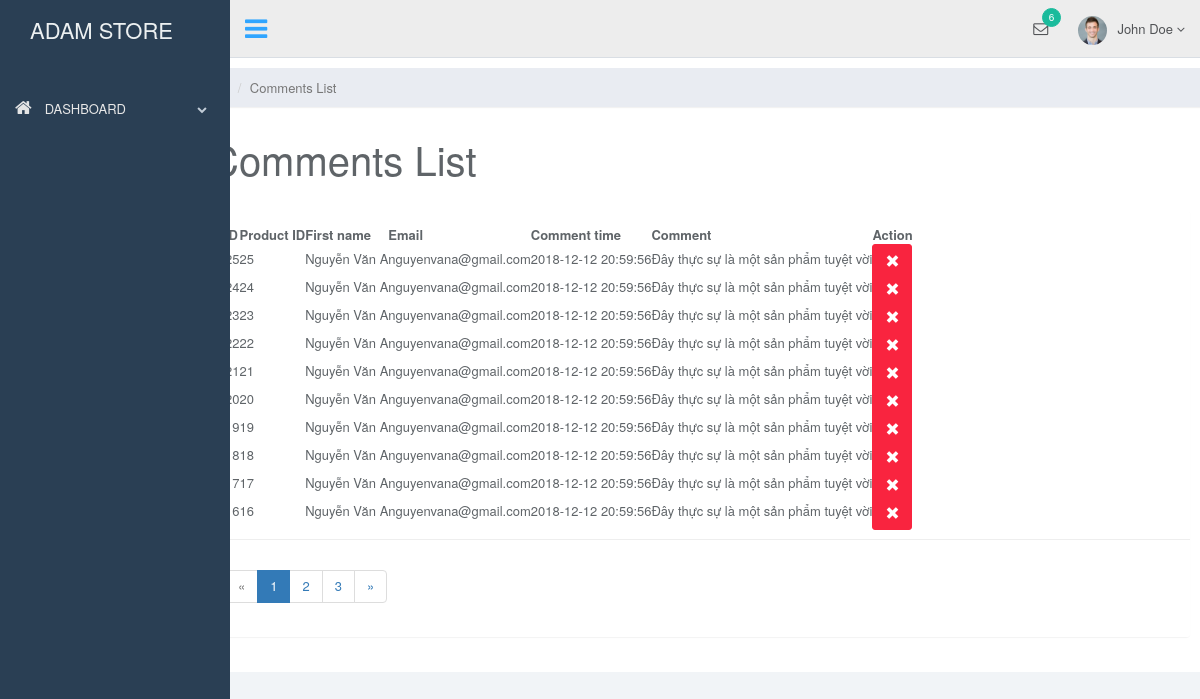
Screenshot of /admin/index.php?page=comment (signed in) with the database file from the repository.
### tables this page shows
CREATE TABLE `comment` (
  `comm_id` int(11) NOT NULL,
  `prd_id` int(11) NOT NULL,
  `customer_id` int(11) NOT NULL,
  `comm_name` varchar(255) NOT NULL,
  `comm_mail` varchar(255) NOT NULL,
  `comm_date` datetime NOT NULL,
  `comm_details` text NOT NULL
);

CREATE TABLE `product` (
  `prd_id` int(11) NOT NULL,
  `cat_id` int(11) NOT NULL,
  `prdType_id` int(11) NOT NULL,
  `prd_nameId` varchar(255) NOT NULL,
  `prd_name` varchar(255) NOT NULL,
  `prd_image` varchar(255) NOT NULL,
  `prd_hover` varchar(255) NOT NULL,
  `prd_price` int(11) UNSIGNED NOT NULL,
  `prd_status` int(1) NOT NULL,
  `prd_details` text NOT NULL
);

### admin/modules/comment/comment.php (the view, shortened to what this page needs)
<?php
$sql_comm= "SELECT * FROM  comment ORDER BY comm_id DESC";
$result= mysqli_query($conn,$sql_comm);
$rowPerPage = 10;
$totalRecords = mysqli_num_rows($result);
$totalPage =  ceil($totalRecords / $rowPerPage);
if(isset($_GET['current_page'])){
    $current_page = $_GET['current_page'];
}else{
    $current_page = 1;
}
$start = ($current_page - 1)*$rowPerPage;
$sql_pagination = "SELECT * FROM comment INNER JOIN product ON product.prd_id = comment.prd_id ORDER BY comm_id DESC LIMIT $start,$rowPerPage";
$resultPagination = mysqli_query($conn, $sql_pagination);
?>
	<div class="col-sm-9 col-sm-offset-3 col-lg-10 col-lg-offset-2 main">
		<div class="row">
			<ol class="breadcrumb">
				<li><a href="#"><svg class="glyph stroked home"><use xlink:href="#stroked-home"></use></svg></a></li>
				<li class="active">Comments List</li>
			</ol>
		</div>
		<div class="row">
			<div class="col-lg-12">
				<h1 class="page-header">Comments List</h1>
			</div>
		</div>
		<div class="row">
			<div class="col-lg-12">
				<div class="panel panel-default">
					<div class="panel-body">
                        <table
                            data-toolbar="#toolbar"
                            data-toggle="table">
						    <thead>
						    <tr>
                            <th data-field="id" data-sortable="true">ID</th>
                                 <th>Product ID</th>
                                <th data-field="name" data-sortable="true">First name</th>
                                 <th data-field="price" data-sortable="true">Email</th>
                                 <th>Comment time</th>
                                 <th>Comment</th>
                                 <th>Action</th>
						    </tr>
                            </thead>
                            <tbody>
                            <?php if(mysqli_num_rows($resultPagination) >0){
                                    while ($row = mysqli_fetch_assoc($resultPagination)){
                              ?>
                                <tr>
                                    <td style=""><?php echo $row['comm_id'];?></td>
                                    <td style=""><?php echo $row['prd_id'];?></td>
                                    <td style=""><?php echo $row['comm_name'];?></td>
                                    <td style=""><?php echo $row['comm_mail'];?></td>
                                    <td style=""><?php echo $row['comm_date'];?></td>
                                    <td style=""><?php echo $row['comm_details'];?>
                                        </td>
                                    <td class="form-group">
                                        <a onclick="return confirmdel();"  href="modules/comment/del_comment.php?comm_id=<?php echo $row['comm_id'];?>" class="btn btn-danger"><i class="glyphicon glyphicon-remove"></i></a>
                                    </td>
                                </tr>
                                    <?php }
                                     }
                                    ?>
                            </tbody>
						</table>
                    </div>
                    <div class="panel-footer">
                        <nav aria-label="Page navigation example">
                        <ul class="pagination">
                                <?php
                                if ($current_page > 1) { ?>
                                    <li class="page-item"><a class="page-link" href="index.php?page=comment&current_page=<?php echo $current_page - 1; ?>">&laquo;</a></li>
                                <?php } else {
                                ?>
                                    <li class="page-item disabled"><a class="page-link" href="">&laquo;</a></li>
                                <?php } ?>
                                <?php
                                for ($i = 1; $i <= $totalPage; $i++) {
                                    if ($i > $current_page - 3 && $i < $current_page + 3) {
                                        if ($i == $current_page) {
                                ?>
                                            <li class="page-item active"><a class="page-link" href="index.php?page=comment&current_page=<?php echo $i; ?>"><?php echo $i; ?></a></li>
                                        <?php } else { ?>
                                            <li class="page-item"><a class="page-link" href="index.php?page=comment&current_page=<?php echo $i; ?>"><?php echo $i; ?></a></li>
                                <?php
                                        }
                                    }
                                }
                                ?>
                                <?php
                                if ($current_page < $totalPage) { ?>
                                    <li class="page-item"><a class="page-link" href="index.php?page=comment&current_page=<?php echo $current_page + 1; ?>">&raquo;</a></li>
                                <?php } else {
                                ?>
                                    <li class="page-item disabled"><a class="page-link" href="">&raquo;</a></li>
                                <?php } ?>
                            </ul>
                        </nav>
                    </div>
				</div>
			</div>
		</div>
	</div>

### admin/index.php (shortened to what this page needs)
<?php
if(isset($_SESSION['user_login'])) {
    include_once "admin.php";
}else{
    include_once "login.php";
}
?>

### admin/admin.php (shortened to what this page needs)
<!DOCTYPE html>
<html lang="en">
  <head>
    <link href="/adamstore/admin/vendors/bootstrap/dist/css/bootstrap.min.css" rel="stylesheet">
    <link href="/adamstore/admin/vendors/font-awesome/css/font-awesome.min.css" rel="stylesheet">
    <link href="/adamstore/admin/vendors/nprogress/nprogress.css" rel="stylesheet">
    <link href="/adamstore/admin/vendors/iCheck/skins/flat/green.css" rel="stylesheet">
    <link href="/adamstore/admin/vendors/bootstrap-progressbar/css/bootstrap-progressbar-3.3.4.min.css" rel="stylesheet">
    <link href="/adamstore/admin/vendors/jqvmap/dist/jqvmap.min.css" rel="stylesheet"/>
    <link href="/adamstore/admin/vendors/bootstrap-daterangepicker/daterangepicker.css" rel="stylesheet">
    <link href="/adamstore/admin/build/css/custom.min.css" rel="stylesheet">
    <link href="css/datepicker3.css" rel="stylesheet">
    <link href="css/bootstrap-table.css" rel="stylesheet">
    <link href="css/styles.css" rel="stylesheet">
  </head>
  <body class="nav-md">
    <div class="container body">
      <div class="main_container">
        <div class="col-md-3 left_col">
          <div class="left_col scroll-view">
            <div class="navbar nav_title" style="border: 0;">
              <a href="/adamstore/admin/index.php" class="site_title"><span style="padding-left: 20px;">ADAM STORE</span></a>
            </div>
            <br />
            <div id="sidebar-menu" class="main_menu_side hidden-print main_menu">
              <div class="menu_section">
                <ul class="nav side-menu">
                  <li><a><i class="fa fa-home"></i> DASHBOARD <span class="fa fa-chevron-down"></span></a>
                  </li>
                </ul>
              </div>
            </div>
          </div>
        </div>
        <div class="top_nav">
          <div class="nav_menu">
            <nav>
              <div class="nav toggle">
                <a id="menu_toggle"><i class="fa fa-bars"></i></a>
              </div>
              <ul class="nav navbar-nav navbar-right">
                <li class="">
                  <a href="javascript:;" class="user-profile dropdown-toggle" data-toggle="dropdown" aria-expanded="false">
                    <img src="/adamstore/admin/production/images/img.jpg" alt="">John Doe
                    <span class=" fa fa-angle-down"></span>
                  </a>
                </li>
                <li role="presentation" class="dropdown">
                  <a href="javascript:;" class="dropdown-toggle info-number" data-toggle="dropdown" aria-expanded="false">
                    <i class="fa fa-envelope-o"></i>
                    <span class="badge bg-green">6</span>
                  </a>
                </li>
              </ul>
            </nav>
          </div>
        </div>
        <?php
          if(isset($_GET['page'])) {
            switch ($_GET['page']) {
                case 'comment':
                    require_once "modules/comment/comment.php";
                    break;
            }
        }else{
            require_once "static.php";
        }
        ?>
      </div>
    </div>
  </body>
</html>

### admin/css/styles.css (style rules this page uses)
body { background: #f1f4f7; color: #5f6468; }
a, a:hover, a:focus { color: #30a5ff; }
h1, h2, h3, h4, h5, h6 { color: #5f6468; }
h1 { font-weight: 300; font-size: 40px; }
.btn-danger, .btn-danger:hover, .btn-danger:focus, .btn-danger:active, .btn-danger.active, .open > .dropdown-toggle.btn-danger, .btn-danger.disabled, .btn-danger[disabled], fieldset[disabled] .btn-danger, .btn-danger.disabled:hover, .btn-danger[disabled]:hover, fieldset[disabled] .btn-danger:hover, .btn-danger.disabled:focus, .btn-danger[disabled]:focus, fieldset[disabled] .btn-danger:focus, .btn-danger.disabled:active, .btn-danger[disabled]:active, fieldset[disabled] .btn-danger:active, .btn-danger.disabled.active, .btn-danger[disabled].active, fieldset[disabled] .btn-danger.active { background-color: #f9243f; border-color: #f9243f; }
.panel { border: 0; }
.panel-footer { background: #fff; border-top: 1px solid #eee; }
.navbar { border: 0; }
.breadcrumb { border-radius: 0; padding: 10px 15px; background: #e9ecf2; box-shadow: 0 1px 1px rgba(0, 0, 0, .05); margin: 0 ; }
h1.page-header { margin-top: 30px; border-bottom: 0; }

### rows the page displays
comment: comm_id "25", prd.prd_id "25", comm_name "Nguyễn Văn A", comm_mail "nguyenvana@gmail.com", comm_date "2018-12-12 20:59:56", comm_details "Đây thực sự là một sản phẩm tuyệt vời"
comment: comm_id "24", prd.prd_id "24", comm_name "Nguyễn Văn A", comm_mail "nguyenvana@gmail.com", comm_date "2018-12-12 20:59:56", comm_details "Đây thực sự là một sản phẩm tuyệt vời"
comment: comm_id "23", prd.prd_id "23", comm_name "Nguyễn Văn A", comm_mail "nguyenvana@gmail.com", comm_date "2018-12-12 20:59:56", comm_details "Đây thực sự là một sản phẩm tuyệt vời"
comment: comm_id "22", prd.prd_id "22", comm_name "Nguyễn Văn A", comm_mail "nguyenvana@gmail.com", comm_date "2018-12-12 20:59:56", comm_details "Đây thực sự là một sản phẩm tuyệt vời"
comment: comm_id "21", prd.prd_id "21", comm_name "Nguyễn Văn A", comm_mail "nguyenvana@gmail.com", comm_date "2018-12-12 20:59:56", comm_details "Đây thực sự là một sản phẩm tuyệt vời"
comment: comm_id "20", prd.prd_id "20", comm_name "Nguyễn Văn A", comm_mail "nguyenvana@gmail.com", comm_date "2018-12-12 20:59:56", comm_details "Đây thực sự là một sản phẩm tuyệt vời"
comment: comm_id "19", prd.prd_id "19", comm_name "Nguyễn Văn A", comm_mail "nguyenvana@gmail.com", comm_date "2018-12-12 20:59:56", comm_details "Đây thực sự là một sản phẩm tuyệt vời"
comment: comm_id "18", prd.prd_id "18", comm_name "Nguyễn Văn A", comm_mail "nguyenvana@gmail.com", comm_date "2018-12-12 20:59:56", comm_details "Đây thực sự là một sản phẩm tuyệt vời"
comment: comm_id "17", prd.prd_id "17", comm_name "Nguyễn Văn A", comm_mail "nguyenvana@gmail.com", comm_date "2018-12-12 20:59:56", comm_details "Đây thực sự là một sản phẩm tuyệt vời"
comment: comm_id "16", prd.prd_id "16", comm_name "Nguyễn Văn A", comm_mail "nguyenvana@gmail.com", comm_date "2018-12-12 20:59:56", comm_details "Đây thực sự là một sản phẩm tuyệt vời"
